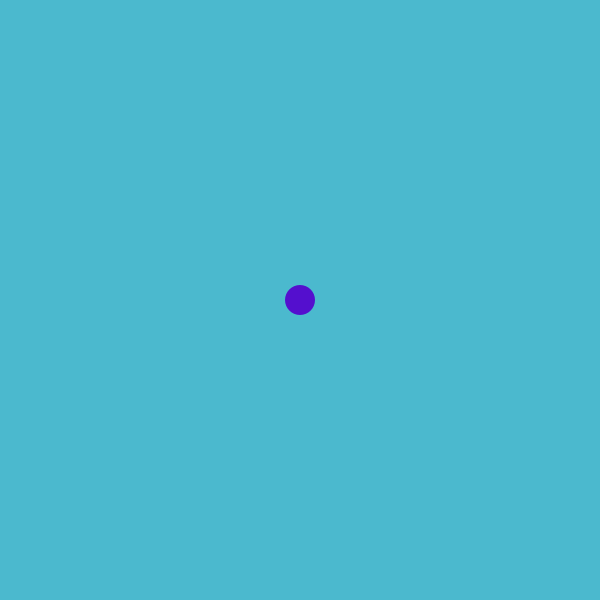
Frame 1 (no input)
Frame 60 (the mouse pressed at the canvas centre just before this capture): identical to frame 1, image omitted
Frame 120 (the mouse held since frame 60 and released just before this capture): identical to frame 1, image omitted

The Processing sketch that drew this single still picture (run headless with seeded random() and noise(); from frame 60 on, the mouse is pressed at the canvas centre):

// Processing sketch: serpiente
// ── serpiente.pde
/*
Movimiento de objeto mediante teclado
 */

// declaración de variables
int x = 300;
int y = 300;

void setup() {
  size(600, 600);
}

void draw() {
  
  background(#4BB9CE);
  
  // dubujo la figura
  fill(#540FCE);
  noStroke();
  ellipse(x, y, 30, 30);

}

// evento tecla presionada
void keyPressed() {

  // izquierda
  if (key == 'a') {
    x=x-2;
  }

  // arriba
  if (key == 'w') {
    y=y-2;
  }

  // abajo
  if (key == 's') {
    y=y+2;
  }

  // derecha
  if (key == 'd') {
    x=x+2;
  }
}
